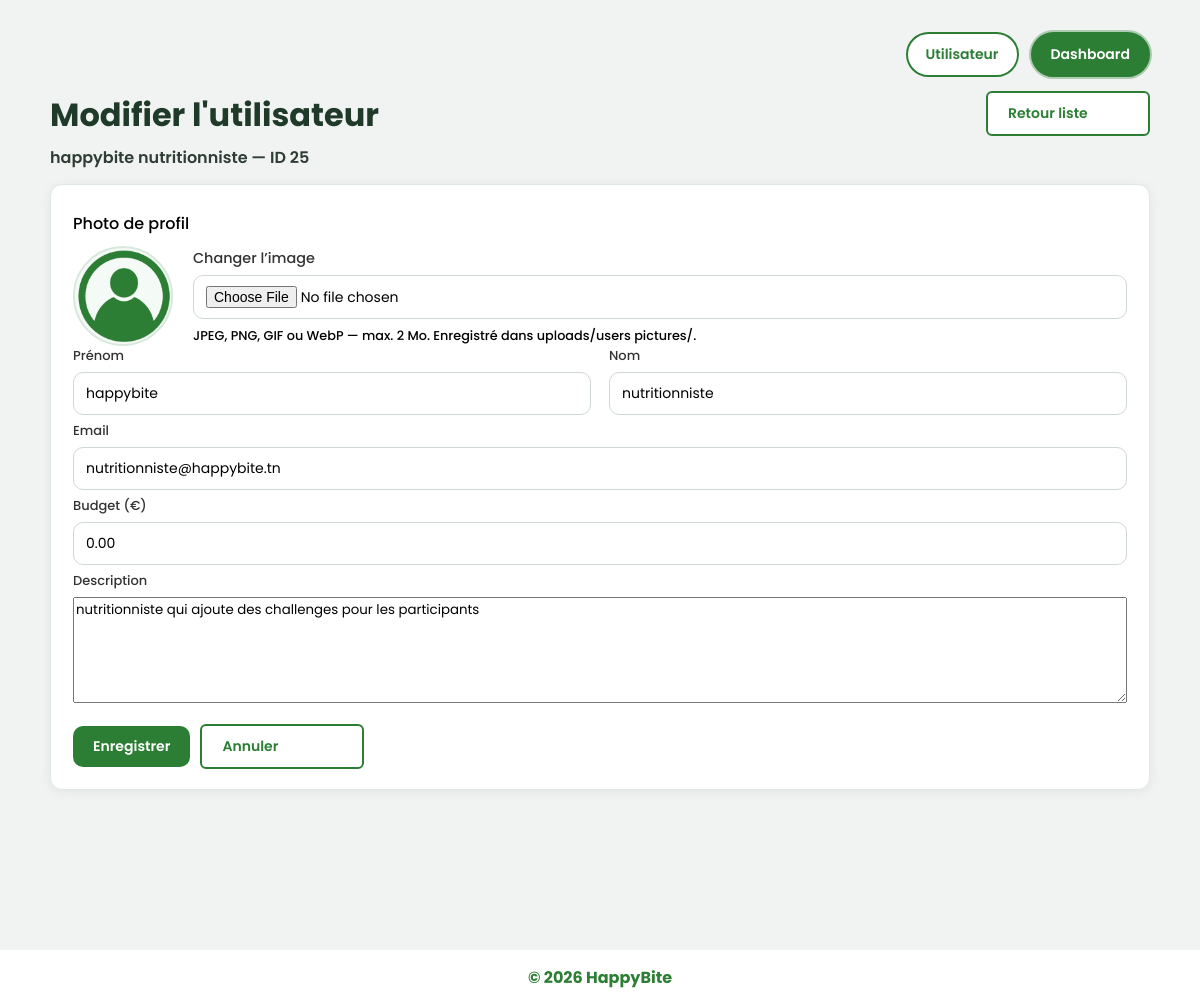
The app's page /BackOffice/edit_user.php?id=25 (signed in) with its own data.
### tables this page shows
CREATE TABLE `utilisateur` (
  `id_utilisateur` int(11) NOT NULL,
  `nom` varchar(50) NOT NULL,
  `prenom` varchar(50) NOT NULL,
  `email` varchar(100) NOT NULL,
  `motDePasse` varchar(255) NOT NULL,
  `role` enum('admin','client','nutritionniste','fournisseur') NOT NULL DEFAULT 'client',
  `statut` enum('actif','bloqué','inactif') NOT NULL DEFAULT 'actif',
  `budget` decimal(10,2) DEFAULT 0.00,
  `description` text DEFAULT NULL,
  `created_at` timestamp NOT NULL DEFAULT current_timestamp(),
  `updated_at` timestamp NOT NULL DEFAULT current_timestamp() ON UPDATE current_timestamp(),
  `reset_token` varchar(255) DEFAULT NULL,
  `reset_expires` datetime DEFAULT NULL,
  `referral_code` varchar(20) DEFAULT NULL,
  `referred_by` int(11) DEFAULT NULL,
  `loyalty_points` int(11) DEFAULT 0,
  `order_count` int(11) DEFAULT 0,
  `referral_count` int(11) DEFAULT 0,
  `first_order_at` datetime DEFAULT NULL,
  `first_order_rewarded` tinyint(4) DEFAULT 0,
  `reward_5_referrals` tinyint(4) DEFAULT 0,
  `reward_10_referrals` tinyint(4) DEFAULT 0,
  `reward_20_referrals` tinyint(4) DEFAULT 0,
  `face_auth_image` varchar(255) DEFAULT NULL,
  `profil-image` varchar(255) DEFAULT NULL,
  `points_challenge` int(11) NOT NULL DEFAULT 0
);

### config/Database.php (called while the page is built, shortened)
<?php
class Database
{
    private static ?PDO $pdo = null;
    public static function getConnection(): PDO
    {
        if (self::$pdo === null) {
            $host = getenv('DB_HOST') ?: 'localhost';
            $name = getenv('DB_NAME') ?: 'happybite';
            $user = getenv('DB_USER') ?: 'root';
            $pass = getenv('DB_PASS') !== false ? (string) getenv('DB_PASS') : '';
            $dsn = 'mysql:host=' . $host . ';dbname=' . $name . ';charset=utf8mb4';
            self::$pdo = new PDO($dsn, $user, $pass, [
                PDO::ATTR_ERRMODE => PDO::ERRMODE_EXCEPTION,
                PDO::ATTR_DEFAULT_FETCH_MODE => PDO::FETCH_ASSOC,
            ]);
        }
        return self::$pdo;
    }
}

### Model/User.php (called while the page is built, shortened)
<?php
final class User
{
    private PDO $pdo;
    private string $pkColumn = 'id';
    public function __construct()
    {
        require_once dirname(__DIR__) . '/config/Database.php';
        $this->pdo = \Database::getConnection();
        if ($this->columnExists('utilisateur', 'id')) {
            $this->pkColumn = 'id';
        } elseif ($this->columnExists('utilisateur', 'id_utilisateur')) {
            $this->pkColumn = 'id_utilisateur';
        }
    }
    private function columnExists(string $table, string $column): bool
    {
        try {
            $st = $this->pdo->prepare(
                'SELECT COUNT(*) FROM information_schema.COLUMNS
                 WHERE TABLE_SCHEMA = DATABASE() AND TABLE_NAME = ? AND COLUMN_NAME = ?'
            );
            $st->execute([$table, $column]);
            return (int) $st->fetchColumn() > 0;
        } catch (Throwable) {
            return false;
        }
    }
    private function tableExists(string $table): bool
    {
        try {
            $st = $this->pdo->prepare(
                'SELECT COUNT(*) FROM information_schema.TABLES
                 WHERE TABLE_SCHEMA = DATABASE() AND TABLE_NAME = ?'
            );
            $st->execute([$table]);
            return (int) $st->fetchColumn() > 0;
        } catch (Throwable) {
            return false;
        }
    }
    public function findById(int|string $id): ?array
    {
        $id = (int) $id;
        try {
            $st = $this->pdo->prepare('SELECT * FROM utilisateur WHERE `' . $this->pkColumn . '` = ? LIMIT 1');
            $st->execute([$id]);
            $u = $st->fetch(PDO::FETCH_ASSOC);
            $uid = (int) ($u[$this->pkColumn] ?? $u['id'] ?? 0);
            $u['id'] = $uid;
            $profil = null;
            if ($this->tableExists('profil_sante') && $this->columnExists('profil_sante', 'id_utilisateur')) {
                $ps = $this->pdo->prepare(
                    'SELECT * FROM profil_sante WHERE id_utilisateur = ? ORDER BY id DESC LIMIT 1'
                );
                $ps->execute([$uid]);
                $profil = $ps->fetch(PDO::FETCH_ASSOC) ?: null;
            }
            $u['poid'] = $profil['poids_actuel'] ?? $u['poid'] ?? '';
            $u['objectif'] = $profil['objectif'] ?? $u['objectif'] ?? 'maintenir';
            $allerg = $profil['allergenes'] ?? null;
            if (is_string($allerg) && $allerg !== '') {
                $dec = json_decode($allerg, true);
                $u['allergie'] = is_array($dec) ? implode(', ', $dec) : $allerg;
            } else {
                $u['allergie'] = $u['allergie'] ?? '';
            }
            $carences = $profil['carences'] ?? null;
            if (is_string($carences) && $carences !== '') {
                $dec = json_decode($carences, true);
                $u['carence'] = is_array($dec) ? implode(', ', $dec) : $carences;
            } else {
                $u['carence'] = $u['carence'] ?? '';
            }
            $u['budget'] = $u['budget'] ?? 0;
            $u['description'] = $u['description'] ?? '';
            return $u;
        } catch (Throwable) {
            return null;
        }
    }
}

### Controllers/UtilisateurPhotoSql.php (called while the page is built, shortened)
<?php
function utilisateur_photo_db_columns(PDO $pdo): array
{
    $stmt = $pdo->prepare(
        'SELECT COUNT(*) FROM information_schema.columns WHERE table_schema = DATABASE() AND table_name = :t AND column_name = :c'
    );
    $cols = [];
    foreach (['profil-image', 'profile_photo'] as $c) {
        $stmt->execute(['t' => 'utilisateur', 'c' => $c]);
        if ((int) $stmt->fetchColumn() > 0) {
            $cols[] = $c;
        }
    }
    return $cols;
}
function utilisateur_table_pk_column(PDO $pdo): string
{
    $stmt = $pdo->prepare(
        'SELECT COUNT(*) FROM information_schema.columns WHERE table_schema = DATABASE() AND table_name = :t AND column_name = :c'
    );
    $stmt->execute(['t' => 'utilisateur', 'c' => 'id']);
    $stmt->execute(['t' => 'utilisateur', 'c' => 'id_utilisateur']);
    $col = (int) $stmt->fetchColumn() > 0 ? 'id_utilisateur' : 'id';
    return $col;
}
function utilisateur_fetch_profile_relative_path(PDO $pdo, int $userId): ?string
{
    try {
        $cols = utilisateur_photo_db_columns($pdo);
        $pk = utilisateur_table_pk_column($pdo);
        $select = [];
        foreach ($cols as $c) {
            $select[] = $c === 'profil-image' ? '`profil-image`' : $c;
        }
        $q = $pdo->prepare('SELECT ' . implode(', ', $select) . " FROM utilisateur WHERE `{$pk}` = :id LIMIT 1");
        $q->bindValue(':id', $userId, PDO::PARAM_INT);
        $q->execute();
        $row = $q->fetch(PDO::FETCH_ASSOC);
        return null;
    } catch (PDOException $e) {
        return null;
    }
}
function utilisateur_nav_profile_img_src(?string $relPathFromDb): ?string
{
    if ($relPathFromDb === null || trim($relPathFromDb) === '') {
        return null;
    }
    $p = trim($relPathFromDb);
    return str_replace(' ', '%20', '../' . ltrim($p, '/'));
}

### BackOffice/edit_user.php (the view, shortened to what this page needs)
<?php
require_once __DIR__ . '/../Model/User.php';
require_once __DIR__ . '/includes/bo_user_admin_nav.php';
require_once __DIR__ . '/../Controllers/UtilisateurPhotoSql.php';
require_once __DIR__ . '/../config/Database.php';
$userModel = new User();
$id = (int) ($_GET['id'] ?? 0);
$user = $id > 0 ? $userModel->findById($id) : null;
$nomComplet = trim((string) (($user['prenom'] ?? '') . ' ' . ($user['nom'] ?? '')));
$profileRel = utilisateur_fetch_profile_relative_path(Database::getConnection(), $id);
$profileImgSrc = utilisateur_nav_profile_img_src($profileRel);
if ($profileImgSrc === null) {
    $profileImgSrc = '../FrontOffice/images/profile.png';
}
?>
<!DOCTYPE html>
<html lang="fr">
<head>
    <?php require_once __DIR__ . '/includes/hb_brand_head.php'; bo_brand_render_head(); ?>
    <link rel="stylesheet" href="css/style.css">
</head>
<body class="page-bo page-list-com-liv page-bo-edit-user">
<?php
require_once __DIR__ . '/includes/bo_layout_start.php';
?>
<main class="commande-wrap">
    <div class="liste-com-liv-stack" style="max-width: 1100px; width: 100%;">
        <div class="liste-com-liv-topbar">
            <div class="mode-buttons">
            </div>
        </div>
        <div class="liste-com-liv-title-row">
            <div>
                <h1 class="liste-com-liv-title">Modifier l'utilisateur</h1>
                <p class="liste-com-liv-subtitle"><?php echo htmlspecialchars($nomComplet !== '' ? $nomComplet : 'Compte', ENT_QUOTES, 'UTF-8'); ?> — ID <?php echo (int) ($user['id'] ?? 0); ?></p>
            </div>
            <div class="liste-com-liv-title-actions">
                <a href="admin.php" class="btn-commande-outline btn-vue-toggle">Retour liste</a>
            </div>
        </div>
        <section class="bo-panel" aria-label="Formulaire utilisateur">
            <form method="post" action="edit_user.php?id=<?php echo (int) $id; ?>" enctype="multipart/form-data">
                <div class="bo-form-row--full">
                    <div class="bo-field">
                        <p id="edit-user-photo-label" class="liste-com-liv-subtitle" style="margin: 0 0 10px;">Photo de profil</p>
                        <div class="edit-user-photo-row" role="group" aria-labelledby="edit-user-photo-label">
                            <div class="edit-user-photo-preview">
                                <img src="<?php echo htmlspecialchars($profileImgSrc, ENT_QUOTES, 'UTF-8'); ?>" width="96" height="96" alt="">
                            </div>
                            <div class="edit-user-photo-file">
                                <label for="profile_photo" class="liste-com-liv-subtitle" style="display:block;margin:0 0 6px;font-size:0.9rem;">Changer l’image</label>
                                <input id="profile_photo" type="file" name="profile_photo" accept="image/jpeg,image/png,image/gif,image/webp">
                                <p class="liste-com-liv-subtitle" style="margin:8px 0 0;font-size:0.8rem;">JPEG, PNG, GIF ou WebP — max. 2 Mo. Enregistré dans <code>uploads/users pictures/</code>.</p>
                            </div>
                        </div>
                    </div>
                </div>
                <div class="bo-form-row--2">
                    <div class="bo-field">
                        <label for="prenom">Prénom</label>
                        <input id="prenom" type="text" name="prenom" value="<?php echo htmlspecialchars((string) ($user['prenom'] ?? ''), ENT_QUOTES, 'UTF-8'); ?>" required autocomplete="given-name">
                    </div>
                    <div class="bo-field">
                        <label for="nom">Nom</label>
                        <input id="nom" type="text" name="nom" value="<?php echo htmlspecialchars((string) ($user['nom'] ?? ''), ENT_QUOTES, 'UTF-8'); ?>" required autocomplete="family-name">
                    </div>
                </div>
                <div class="bo-form-row--full">
                    <div class="bo-field">
                        <label for="email">Email</label>
                        <input id="email" type="email" name="email" value="<?php echo htmlspecialchars((string) ($user['email'] ?? ''), ENT_QUOTES, 'UTF-8'); ?>" required autocomplete="email">
                    </div>
                </div>
                <div class="bo-form-row--full">
                    <div class="bo-field">
                        <label for="budget">Budget (€)</label>
                        <input id="budget" type="number" name="budget" value="<?php echo htmlspecialchars((string) ($user['budget'] ?? '0'), ENT_QUOTES, 'UTF-8'); ?>" step="50" min="0">
                    </div>
                </div>
                <div class="bo-form-row--full">
                    <div class="bo-field">
                        <label for="description">Description</label>
                        <textarea id="description" name="description" rows="5"><?php echo htmlspecialchars((string) ($user['description'] ?? ''), ENT_QUOTES, 'UTF-8'); ?></textarea>
                    </div>
                </div>
                <div class="bo-form-actions">
                    <button type="submit" class="bo-btn-primary">Enregistrer</button>
                    <a href="admin.php" class="btn-commande-outline">Annuler</a>
                </div>
            </form>
        </section>
    </div>
</main>
</body>
</html>

### BackOffice/css/style.css (style rules this page uses)
html { font-family: "Poppins", sans-serif; }
body { margin: 0; font-family: inherit; min-height: 100vh; display: flex; flex-direction: column; }
:root { --bo-font-family: "Poppins", sans-serif; --bo-fw-title: 700; --bo-fw-subtitle: 500; --bo-fw-text: 400; --bo-fw-button: 600; }
.page-bo, .page-bo * { font-family: var(--bo-font-family); }
.page-bo h1, .page-bo h2, .page-bo h3, .page-bo h4, .page-bo h5, .page-bo h6, .page-bo .bo-title, .page-bo .list-produit-title, .page-bo .liste-com-liv-title, .page-bo .liste-com-liv-form-title, .page-bo .dashboard-page-title { font-weight: var(--bo-fw-title); }
.page-bo .bo-subtitle, .page-bo .list-produit-subtitle, .page-bo .liste-com-liv-subtitle, .page-bo .dashboard-subtitle, .page-bo .bo-stat-card h3, .page-bo .bo-field label { font-weight: var(--bo-fw-subtitle); }
.page-bo p, .page-bo li, .page-bo td, .page-bo .bo-empty, .page-bo .health-product-meta, .page-bo .recipe-products-list { font-weight: var(--bo-fw-text); }
.page-bo button, .page-bo .btn-commande-primary, .page-bo .btn-commande-outline, .page-bo .bo-btn-primary, .page-bo .bo-table-btn, .page-bo .dash-health-btn, .page-bo .nav-profile-btn { font-weight: var(--bo-fw-button); }
.page-bo a, .page-bo a:hover, .page-bo a:focus, .page-bo a:active { text-decoration: none; }
.page-bo button, .page-bo .btn, .page-bo .btn:hover, .page-bo .btn:focus { text-decoration: none !important; }
input, button, select, textarea { font-family: inherit; }
.page-list-com-liv .commande-wrap { padding-top: 8px; }
.commande-wrap { display: flex; justify-content: center; padding: 24px 16px 100px; }
.btn-commande-primary, .btn-commande-outline { font-weight: var(--bo-fw-button); font-size: 14px; padding: 10px 20px; border-radius: 6px; cursor: pointer; font-family: inherit; min-width: 120px; }
.btn-commande-outline { background-color: #fff; color: #2C7E34; border: 2px solid #2C7E34; }
.liste-com-liv-stack { width: 100%; max-width: 960px; box-sizing: border-box; }
.liste-com-liv-title { margin: 0 0 20px; text-align: center; font-size: 1.75rem; font-weight: 700; color: #222; }
.mode-buttons { display: flex; justify-content: center; flex-wrap: wrap; gap: 12px; margin-bottom: 20px; }
.liste-com-liv-topbar { display: flex; justify-content: flex-end; margin-bottom: 14px; }
.liste-com-liv-topbar .mode-buttons { display: flex; flex-wrap: wrap; gap: 12px; align-items: center; justify-content: flex-end; margin-bottom: 0; }
.page-list-com-liv .liste-com-liv-title-row { display: flex; align-items: flex-start; justify-content: space-between; gap: 14px; flex-wrap: wrap; margin-bottom: 14px; }
.page-list-com-liv .liste-com-liv-title-row .liste-com-liv-title { text-align: left; margin: 0; font-size: 2rem; font-weight: 700; color: #1f3a28; }
.page-list-com-liv .liste-com-liv-title-row .liste-com-liv-subtitle { margin: 6px 0 0; font-size: 1rem; font-weight: 600; color: #2f3d36; }
.page-list-com-liv .liste-com-liv-title-actions { display: flex; flex-wrap: wrap; align-items: center; gap: 10px; justify-content: flex-end; }
:root { --bo-green: #2c7e34; --bo-green-hover: #256b2d; --bo-page-bg: #f0f3f1; --bo-border: #e0e8e3; }
.page-bo { display: flex; min-height: 100vh; background: var(--bo-page-bg); margin: 0; }
.bo-btn-primary { display: inline-block; padding: 10px 20px; border-radius: 10px; background: var(--bo-green); color: #fff; text-decoration: none; font-weight: var(--bo-fw-button); font-size: 14px; border: none; cursor: pointer; font-family: inherit; }
.bo-panel { background: #fff; border: 1px solid var(--bo-border); border-radius: 12px; padding: 20px 22px; margin-bottom: 20px; box-shadow: 0 2px 12px rgba(0, 0, 0, 0.06); }
.bo-field label { display: block; font-weight: 600; font-size: 13px; margin-bottom: 6px; color: #333; }
.bo-field input, .bo-field select { width: 100%; box-sizing: border-box; padding: 10px 12px; font-size: 14px; border: 1px solid #cfd8d3; border-radius: 10px; font-family: inherit; }

### records on screen
utilisateur: prenom+nom "happybite nutritionniste", id_utilisateur "25", prenom "happybite", nom "nutritionniste", email "nutritionniste@happybite.tn", budget "0.00", description "nutritionniste qui ajoute des challenges pour les participants"
